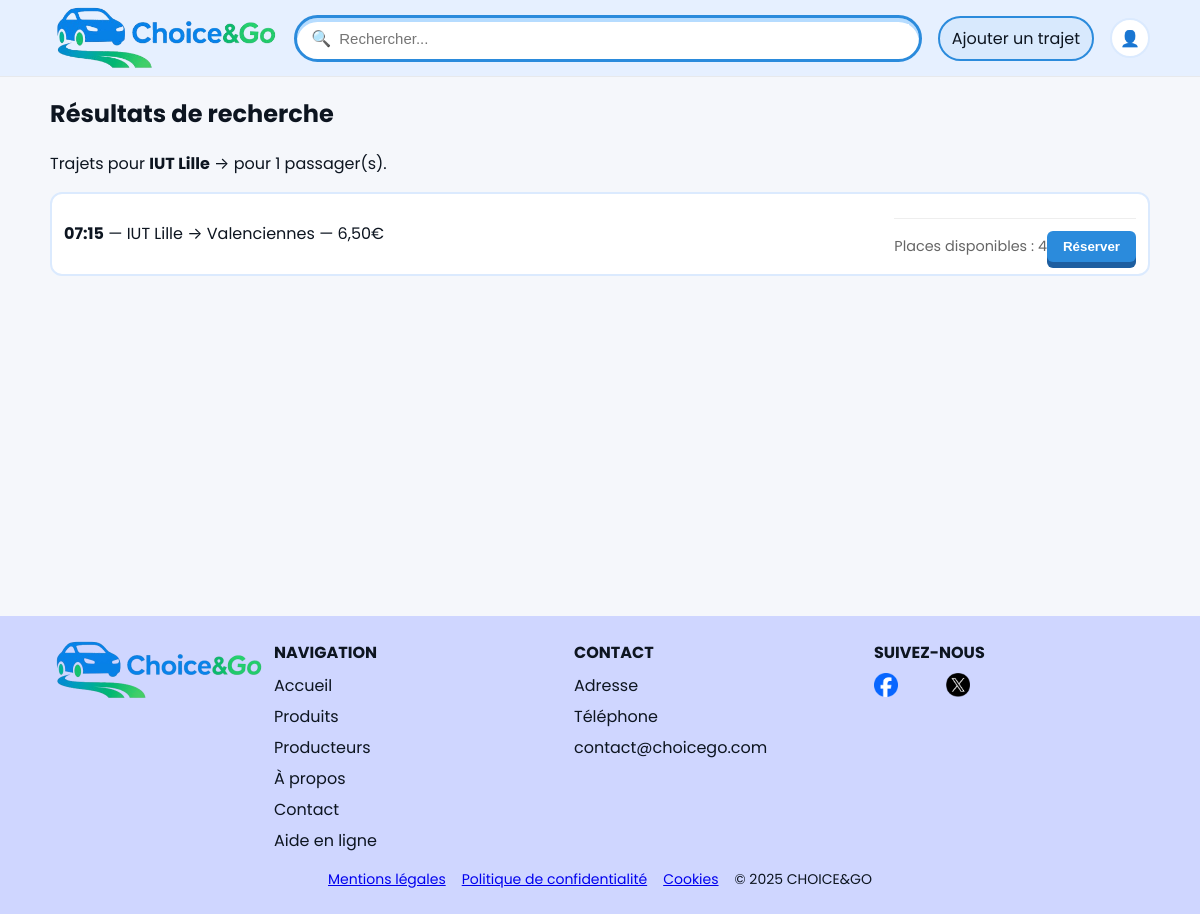
Page /choicego_siteV2/choicego_site/search.php?from=IUT Lille on the committed database.
### tables this page shows
CREATE TABLE `trajets` (
  `trajet_id` int NOT NULL,
  `conducteur_id` int NOT NULL,
  `vehicule_id` int DEFAULT NULL,
  `lieu_depart` varchar(255) NOT NULL,
  `lieu_arrivee` varchar(255) NOT NULL,
  `date_heure_depart` datetime NOT NULL,
  `places_disponibles` int NOT NULL,
  `prix_par_place` decimal(10,2) NOT NULL,
  `statut_trajet` enum('ouvert','complet','annulé','terminé') NOT NULL,
  `depart_latitude` float DEFAULT NULL,
  `depart_longitude` float DEFAULT NULL,
  `arrivee_latitude` float DEFAULT NULL,
  `arrivee_longitude` float DEFAULT NULL,
  `date_creation_trajet` datetime NOT NULL DEFAULT CURRENT_TIMESTAMP
);

### choicego_siteV2/choicego_site/search.php (the view, shortened to what this page needs)
<?php
include __DIR__ . "/includes/header.php";
include __DIR__ . '/includes/db.php';
$from = trim($_GET['from'] ?? '');
$to   = trim($_GET['to'] ?? '');
$pax  = max(1, (int)($_GET['pax'] ?? 1));
$sql = "SELECT trajets.*, trajets.prix_par_place AS prix FROM trajets
        WHERE statut_trajet = 'ouvert'
          AND lieu_depart LIKE :from
          AND lieu_arrivee LIKE :to
          AND places_disponibles >= :pax
        ORDER BY date_heure_depart ASC";
$stmt = $pdo->prepare($sql);
$stmt->execute([
  ':from' => "%{$from}%",
  ':to'   => "%{$to}%",
  ':pax'  => $pax
]);
$results = $stmt->fetchAll();
?>
<section class="container results">
  <h1>Résultats de recherche</h1>
  <p>Trajets pour <strong><?php echo htmlspecialchars($from); ?></strong> → <strong><?php echo htmlspecialchars($to); ?></strong> pour <?php echo $pax; ?> passager(s).</p>
  <?php if (count($results) === 0): ?>
    <p style="text-align: center; padding: 2rem; background: #f5f5f5; border-radius: 8px;">
      Aucun trajet disponible pour cette recherche.
    </p>
  <?php else: ?>
  <ul class="rides">
    <?php foreach ($results as $ride): ?>
    <li class="ride">
      <div class="line">
        <strong><?php echo date('H:i', strtotime($ride['date_heure_depart'])); ?></strong> —
        <?php echo htmlspecialchars($ride['lieu_depart']); ?> → <?php echo htmlspecialchars($ride['lieu_arrivee']); ?> —
        <?php echo number_format((float)$ride['prix'], 2, ',', ' '); ?>€
      </div>
      <div class="ride-details">
        <span class="available-seats">Places disponibles : <?php echo (int)$ride['places_disponibles']; ?></span>
        <form method="post" style="display: inline;">
          <button type="submit" name="make_reservation" class="btn-primary">Réserver</button>
        </form>
      </div>
    </li>
    <?php endforeach; ?>
  </ul>
  <?php endif; ?>
</section>
<?php include __DIR__ . "/includes/footer.php"; ?>

### choicego_siteV2/choicego_site/assets/css/style.css (style rules this page uses)
:root { --brand:#2b8bdc; --brand-dark:#1d5ea0; --ink:#0d1520; --muted:#6b7280; --bg:#f5f7fb; --card:#ffffff; --accent:#9ecbff; --radius:16px; }
* { box-sizing:border-box }
html,body { margin:0;padding:0;font-family:Poppins, system-ui, -apple-system, Segoe UI, Roboto, 'Helvetica Neue', Arial, 'Noto Sans', 'Apple Color Emoji', 'Segoe UI Emoji', 'Segoe UI Symbol';color:var(--ink);background:var(--bg) }
.container { width:min(1100px, 92%);margin:auto }
.btn-primary { background:var(--brand);border:0;color:#fff;border-radius:12px;padding:12px 20px;font-weight:600;cursor:pointer;box-shadow:0 6px 0 var(--brand-dark) }
.results .rides { list-style:none;padding:0;margin:12px 0;display:grid;gap:10px }
.ride { display:flex;align-items:center;justify-content:space-between;background:#fff;border:2px solid #dbeafe;border-radius:12px;padding:12px }

### choicego_siteV2/choicego_site/search.php (style rules this page uses)
.ride-details { display: flex; justify-content: space-between; align-items: center; margin-top: 0.75rem; padding-top: 0.75rem; border-top: 1px solid #eee; }
.available-seats { font-size: 0.9rem; color: #666; }
.btn-primary { background: var(--brand); border: 0; color: #fff; border-radius: 6px; padding: 0.5rem 1rem; font-weight: 600; cursor: pointer; transition: all 0.2s; }

### rows in the picture
trajets: date_heure_depart "07:15", lieu_depart "IUT Lille", lieu_arrivee "Valenciennes", prix_par_place "6,50", places_disponibles "4"

### other values in the picture
$from "IUT Lille"
$pax "1"
